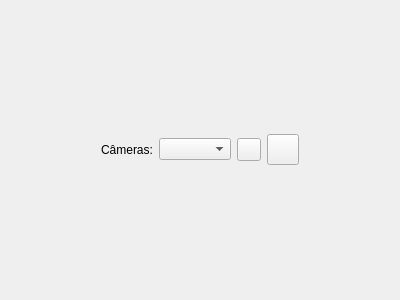
<?xml version="1.0" encoding="UTF-8"?>
<ui version="4.0">
 <class>CameraRecord</class>
 <widget class="QWidget" name="CameraRecord">
  <property name="geometry">
   <rect>
    <x>0</x>
    <y>0</y>
    <width>400</width>
    <height>300</height>
   </rect>
  </property>
  <property name="windowTitle">
   <string>CameraRecord</string>
  </property>
  <property name="styleSheet">
   <string notr="true"/>
  </property>
  <layout class="QGridLayout" name="gridLayout">
   <item row="0" column="0">
    <widget class="QStackedWidget" name="stackedWidget">
     <widget class="QWidget" name="page">
      <layout class="QVBoxLayout" name="verticalLayout_3">
       <item>
        <layout class="QVBoxLayout" name="verticalLayout_2">
         <item>
          <layout class="QVBoxLayout" name="verticalLayout"/>
         </item>
         <item>
          <layout class="QHBoxLayout" name="horizontalLayout">
           <item>
            <spacer name="horizontalSpacer_2">
             <property name="orientation">
              <enum>Qt::Horizontal</enum>
             </property>
             <property name="sizeHint" stdset="0">
              <size>
               <width>40</width>
               <height>20</height>
              </size>
             </property>
            </spacer>
           </item>
           <item>
            <widget class="QLabel" name="label">
             <property name="text">
              <string>Câmeras:</string>
             </property>
             <property name="alignment">
              <set>Qt::AlignCenter</set>
             </property>
            </widget>
           </item>
           <item>
            <widget class="QComboBox" name="comboBox">
             <property name="sizeAdjustPolicy">
              <enum>QComboBox::AdjustToContents</enum>
             </property>
            </widget>
           </item>
           <item>
            <widget class="QToolButton" name="tbRecord">
             <property name="focusPolicy">
              <enum>Qt::NoFocus</enum>
             </property>
             <property name="text">
              <string/>
             </property>
             <property name="icon">
              <iconset resource="icons.qrc">
               <normaloff>:/rec-icon.png</normaloff>:/rec-icon.png</iconset>
             </property>
             <property name="popupMode">
              <enum>QToolButton::DelayedPopup</enum>
             </property>
             <property name="autoRaise">
              <bool>false</bool>
             </property>
             <property name="arrowType">
              <enum>Qt::NoArrow</enum>
             </property>
            </widget>
           </item>
           <item>
            <widget class="QToolButton" name="tbStop">
             <property name="text">
              <string/>
             </property>
             <property name="icon">
              <iconset resource="icons.qrc">
               <normaloff>:/stop-icon.png</normaloff>:/stop-icon.png</iconset>
             </property>
             <property name="iconSize">
              <size>
               <width>24</width>
               <height>24</height>
              </size>
             </property>
            </widget>
           </item>
           <item>
            <spacer name="horizontalSpacer">
             <property name="orientation">
              <enum>Qt::Horizontal</enum>
             </property>
             <property name="sizeHint" stdset="0">
              <size>
               <width>40</width>
               <height>20</height>
              </size>
             </property>
            </spacer>
           </item>
          </layout>
         </item>
        </layout>
       </item>
      </layout>
     </widget>
     <widget class="QWidget" name="page_2"/>
    </widget>
   </item>
  </layout>
 </widget>
 <layoutdefault spacing="6" margin="11"/>
 <resources>
  <include location="icons.qrc"/>
 </resources>
 <connections/>
</ui>
